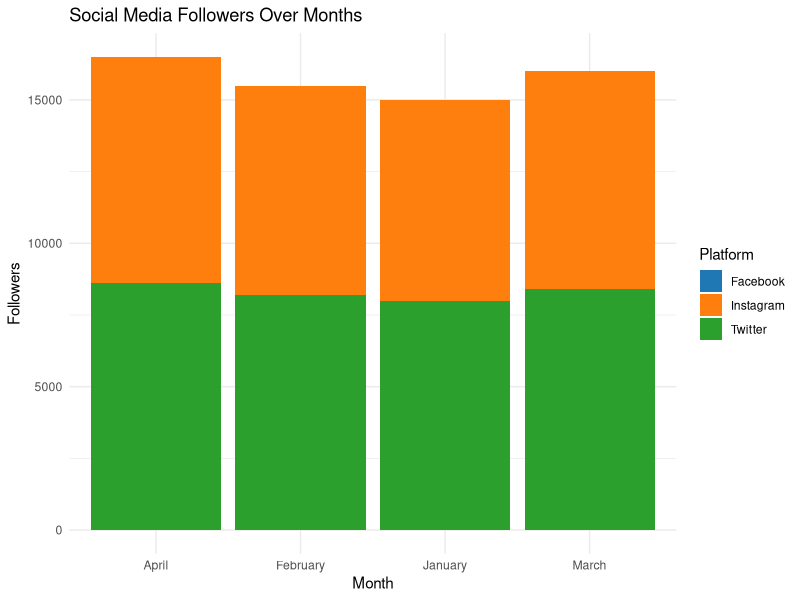
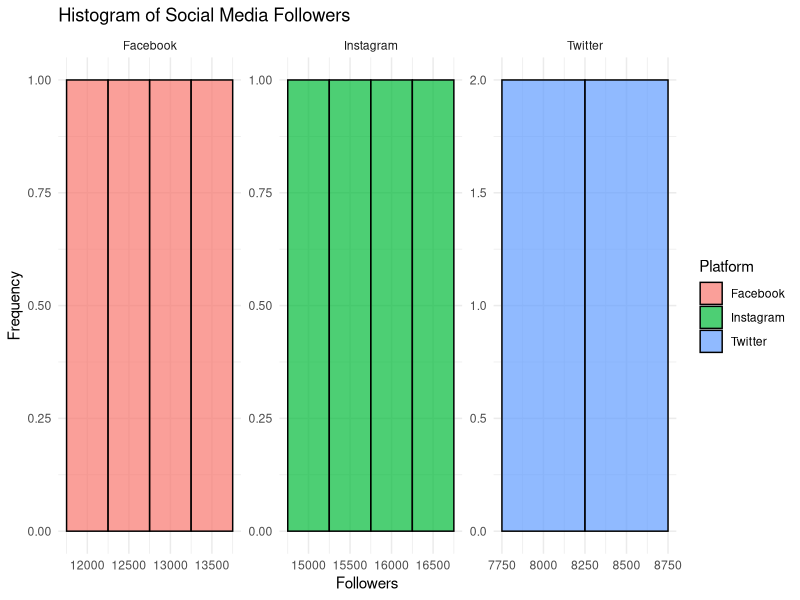
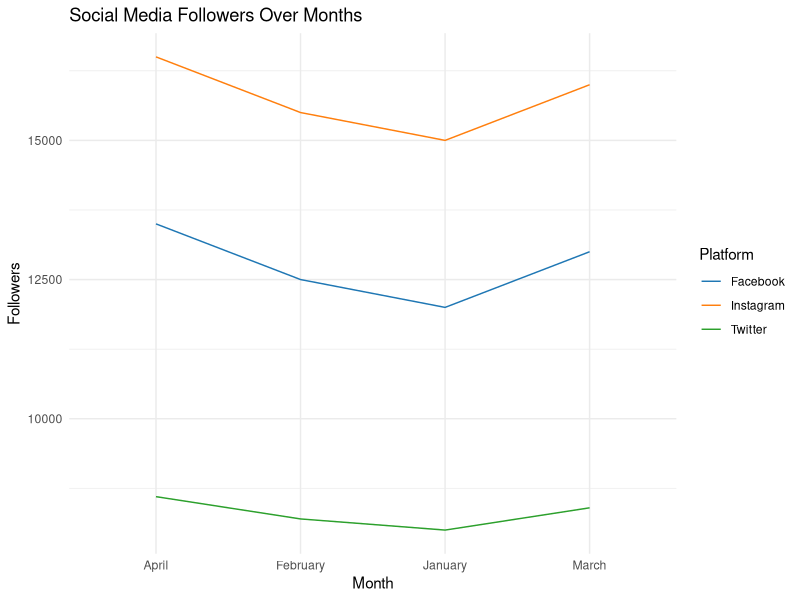

The R script that drew these images, in order:
# Required library
library(ggplot2)

# Data
data <- data.frame(
  Month = c("January", "February", "March", "April"),
  Facebook = c(12000, 12500, 13000, 13500),
  Instagram = c(15000, 15500, 16000, 16500),
  Twitter = c(8000, 8200, 8400, 8600)
)

# Reshape the data for line plot
data_long <- reshape2::melt(data, id.vars = "Month")

# 1. Stacked Bar Plot
ggplot(data, aes(x = Month)) +
  geom_bar(aes(y = Facebook, fill = "Facebook"), stat = "identity") +
  geom_bar(aes(y = Instagram, fill = "Instagram"), stat = "identity") +
  geom_bar(aes(y = Twitter, fill = "Twitter"), stat = "identity") +
  scale_fill_manual(values = c("Facebook" = "#1F77B4", "Instagram" = "#FF7F0E", "Twitter" = "#2CA02C")) +
  labs(title = "Social Media Followers Over Months",
       x = "Month",
       y = "Followers",
       fill = "Platform") +
  theme_minimal()

# 2. Histogram Plot
ggplot(data = data_long, aes(x = value, fill = variable)) +
  geom_histogram(binwidth = 500, position = "identity", alpha = 0.7, color = "black") +
  labs(title = "Histogram of Social Media Followers",
       x = "Followers",
       y = "Frequency",
       fill = "Platform") +
  facet_wrap(~variable, scales = "free") +
  theme_minimal()

# 3. Line Plot
ggplot(data_long, aes(x = Month, y = value, color = variable, group = variable)) +
  geom_line() +
  labs(title = "Social Media Followers Over Months",
       x = "Month",
       y = "Followers",
       color = "Platform") +
  scale_color_manual(values = c("Facebook" = "#1F77B4", "Instagram" = "#FF7F0E", "Twitter" = "#2CA02C")) +
  theme_minimal()
